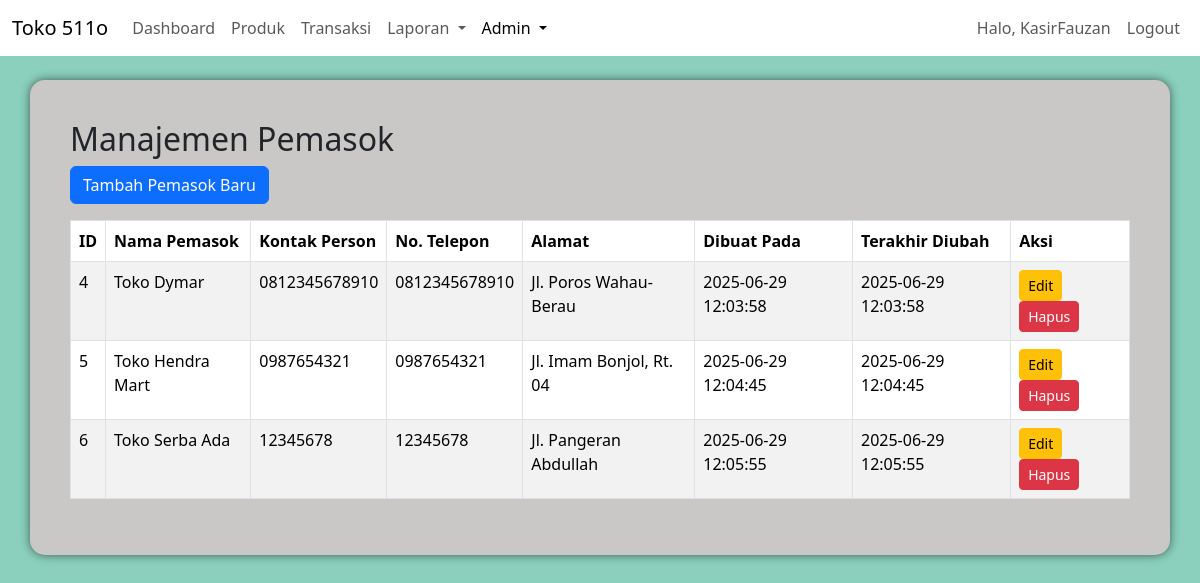
The app's page /suppliers.php (signed in) with its own data.
### tables this page shows
CREATE TABLE `suppliers` (
  `supplier_id` int(11) NOT NULL,
  `supplier_name` varchar(200) NOT NULL,
  `contact_person` varchar(100) DEFAULT NULL,
  `phone_number` varchar(20) DEFAULT NULL,
  `email` varchar(100) DEFAULT NULL,
  `address` text DEFAULT NULL,
  `created_at` timestamp NOT NULL DEFAULT current_timestamp(),
  `updated_at` timestamp NOT NULL DEFAULT current_timestamp() ON UPDATE current_timestamp()
);

### suppliers.php (the view, shortened to what this page needs)
<?php
require_once 'config/database.php';
$sql = "SELECT * FROM suppliers ORDER BY supplier_name ASC";
$result = $conn->query($sql);
?>
<!DOCTYPE html>
<html lang="en">
<head>
    <link href="https://cdn.jsdelivr.net/npm/bootstrap@5.3.3/dist/css/bootstrap.min.css" rel="stylesheet">
</head>
<body>
    <nav class="navbar navbar-expand-lg navbar-light">
        <div class="container-fluid">
            <a class="navbar-brand" href="dashboard.php">Toko 511o</a>
            <div class="collapse navbar-collapse" id="navbarNav">
                <ul class="navbar-nav me-auto mb-2 mb-lg-0">
                    <li class="nav-item">
                        <a class="nav-link" href="dashboard.php">Dashboard</a>
                    </li>
                    <li class="nav-item">
                        <a class="nav-link" href="products.php">Produk</a>
                    </li>
                    <li class="nav-item">
                        <a class="nav-link" href="transactions.php">Transaksi</a>
                    </li>
                    <li class="nav-item dropdown">
    <a class="nav-link dropdown-toggle" href="#" id="reportsDropdown" role="button" data-bs-toggle="dropdown" aria-expanded="false">
        Laporan
    </a>
</li>
                    <?php if (isset($_SESSION['role_id']) && $_SESSION['role_id'] == 1): ?>
                    <li class="nav-item dropdown">
                        <a class="nav-link dropdown-toggle active" aria-current="page" href="#" id="navbarDropdown" role="button" data-bs-toggle="dropdown" aria-expanded="false">
                            Admin
                        </a>
                    </li>
                    <?php endif; ?>
                </ul>
                <ul class="navbar-nav">
                    <li class="nav-item">
                        <a class="nav-link" href="#">Halo, <?php echo htmlspecialchars($_SESSION['username']); ?></a>
                    </li>
                    <li class="nav-item">
                        <a class="nav-link" href="logout.php">Logout</a>
                    </li>
                </ul>
            </div>
        </div>
    </nav>
    <div class="container mt-4">
        <h2>Manajemen Pemasok</h2>
        <a href="add_supplier.php" class="btn btn-primary mb-3">Tambah Pemasok Baru</a>
        <?php if ($result && $result->num_rows > 0): ?>
        <div class="table-responsive">
            <table class="table table-striped table-bordered table-hover">
                <thead>
                    <tr>
                        <th>ID</th>
                        <th>Nama Pemasok</th>
                        <th>Kontak Person</th>
                        <th>No. Telepon</th>
                        <th>Alamat</th>
                        <th>Dibuat Pada</th>
                        <th>Terakhir Diubah</th>
                        <th>Aksi</th>
                    </tr>
                </thead>
                <tbody>
                    <?php while($row = $result->fetch_assoc()): ?>
                    <tr>
                        <td><?php echo $row['supplier_id']; ?></td>
                        <td><?php echo htmlspecialchars($row['supplier_name']); ?></td>
                        <td><?php echo htmlspecialchars($row['contact_person']); ?></td>
                        <td><?php echo htmlspecialchars($row['phone_number']); ?></td>
                        <td><?php echo htmlspecialchars($row['address']); ?></td>
                        <td><?php echo $row['created_at']; ?></td>
                        <td><?php echo $row['updated_at']; ?></td>
                        <td>
                            <a href="edit_supplier.php?id=<?php echo $row['supplier_id']; ?>" class="btn btn-warning btn-sm">Edit</a>
                            <a href="delete_supplier.php?id=<?php echo $row['supplier_id']; ?>" class="btn btn-danger btn-sm" onclick="return confirm('Anda yakin ingin menghapus pemasok ini?');">Hapus</a>
                        </td>
                    </tr>
                    <?php endwhile; ?>
                </tbody>
            </table>
        </div>
        <?php else: ?>
        <div class="alert alert-info">Belum ada data pemasok. Silakan tambahkan pemasok baru.</div>
        <?php endif; ?>
    </div>
</body>
</html>

### suppliers.php (style rules this page uses)
body { background-color:rgb(138, 208, 188); }
.navbar { background-color:rgb(255, 255, 255); color: white; }
.container { background-color:rgb(202, 199, 199); padding: 40px; border-radius: 15px; box-shadow: 0 0 10px rgba(11, 11, 11, 0.59); }

### records on screen
suppliers: supplier_id "4", supplier_name "Toko Dymar", contact_person "0812345678910", phone_number "0812345678910", address "Jl. Poros Wahau-Berau", created_at "2025-06-29 12:03:58", updated_at "2025-06-29 12:03:58"
suppliers: supplier_id "5", supplier_name "Toko Hendra Mart", contact_person "0987654321", phone_number "0987654321", address "Jl. Imam Bonjol, Rt. 04", created_at "2025-06-29 12:04:45", updated_at "2025-06-29 12:04:45"
suppliers: supplier_id "6", supplier_name "Toko Serba Ada", contact_person "12345678", phone_number "12345678", address "Jl. Pangeran Abdullah", created_at "2025-06-29 12:05:55", updated_at "2025-06-29 12:05:55"

### other values on screen
$_SESSION['username'] "KasirFauzan"
